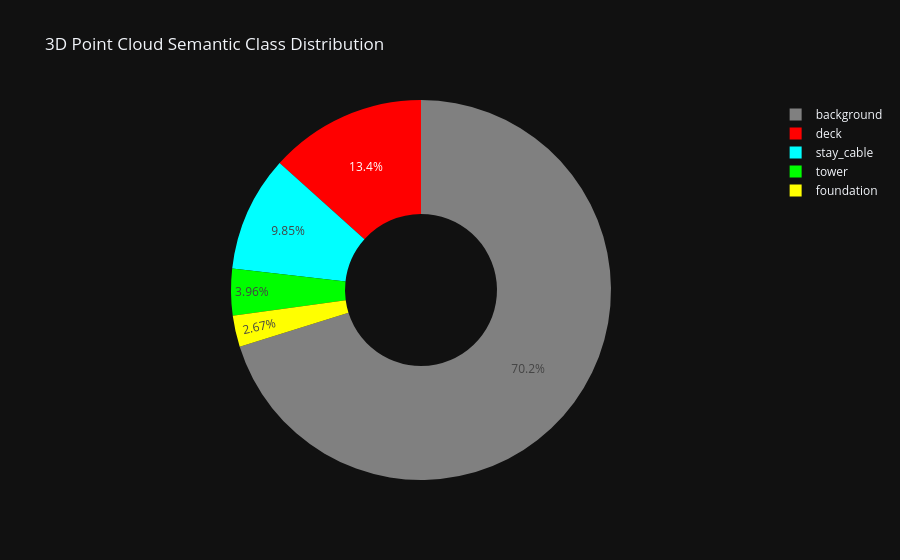

Notebook code for this chart:
### Markdown cell above
## 1. Load PLY Point Cloud Data

### Code cell
PLY_PATH = '../outputs/point_clouds/semantic_bridge_sparse.ply'

xyz, rgb, cids = read_ply_file(PLY_PATH)
print(f"✅ Loaded {len(xyz):,} 3D points from '{PLY_PATH}'")

# Class distribution table
unique, counts = np.unique(cids, return_counts=True)
df_dist = pd.DataFrame({
    'Class ID': unique,
    'Class Name': [CLASS_NAMES[c] for c in unique],
    'Point Count': counts,
    'Percentage (%)': (counts / len(cids) * 100).round(2)
})
display(df_dist)

# Donut Chart of Semantic Classes
fig_pie = px.pie(
    df_dist, values='Point Count', names='Class Name',
    title='3D Point Cloud Semantic Class Distribution',
    color='Class Name',
    color_discrete_map={CLASS_NAMES[c]: CLASS_HEX_COLORS[c] for c in unique},
    hole=0.4
)
fig_pie.update_layout(template='plotly_dark')
fig_pie.show()

### Figure 1 — Plotly figure (JSON) as saved in the notebook; plotly's stock layout.template omitted (floating-point values rounded to 4 significant figures)
{"data": [{"customdata": [["background"], ["deck"], ["stay_cable"], ["tower"], ["foundation"]], "domain": {"x": [0, 1], "y": [0, 1]}, "hole": 0.4, "hovertemplate": "Class Name=%{customdata[0]}<br>Point Count=%{value}<extra></extra>", "labels": ["background", "deck", "stay_cable", "tower", "foundation"], "legendgroup": "", "marker": {"colors": ["#808080", "#FF0000", "#00FFFF", "#00FF00", "#FFFF00"]}, "name": "", "showlegend": true, "type": "pie", "values": [59365, 11303, 8331, 3349, 2262]}], "layout": {"legend": {"tracegroupgap": 0}, "title": {"text": "3D Point Cloud Semantic Class Distribution"}}}
